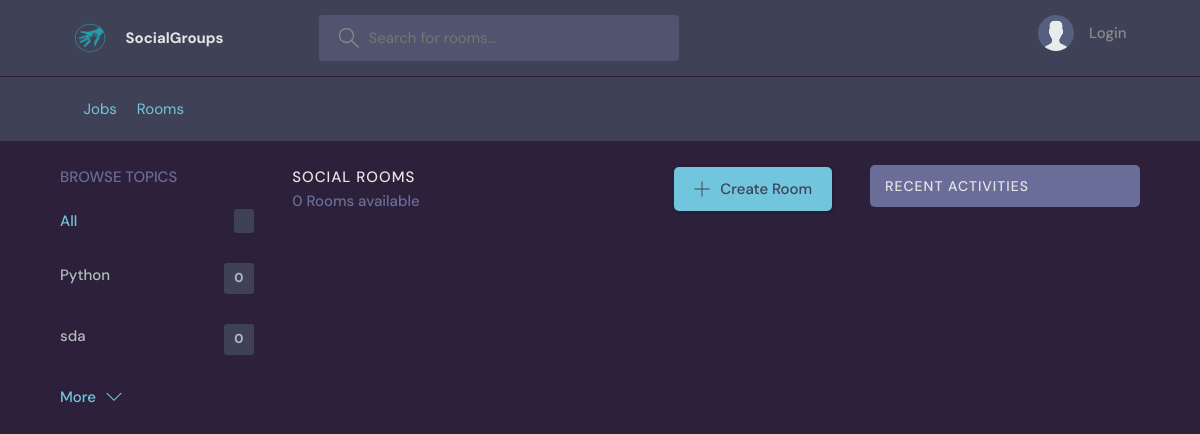
/home/, run on the app's committed database.
### chat/models.py (models this page shows, shortened)
class Topic(models.Model):
    name = models.CharField(max_length=200)

### chat/views.py (the view)
# urls.py: path('home/', views.home, name="home"),
def home(request):
    q = request.GET.get('q') if request.GET.get('q') != None else ''
    rooms = Room.objects.filter(
        Q(topic__name__contains=q) |
        Q(name__icontains=q) |
        Q(description__icontains=q)
    )
    topics = Topic.objects.all()[0:5]
    room_count = rooms.count()
    room_messages = Message.objects.filter(Q(room__topic__name__icontains=q))
    context = {'topics': topics, 'room_count': room_count, 'room_messages': room_messages, 'rooms': rooms}
    return render(request, 'home.html', context)

### chat/templates/home.html (shortened to what this page needs)
{% extends "base.html" %}
{% load static %}
{% block content %}
    <main class="layout layout--3">
      <div class="container">
        {% include 'topics_components.html'  %}
        <div class="roomList">
          <div class="roomList__header">
            <div>
              <h2>Social Rooms</h2>
              <p>{{ room_count }} Rooms available</p>
            </div>
            <a class="btn btn--main" href="{% url 'create-room' %}">
              <svg version="1.1" xmlns="http://www.w3.org/2000/svg" width="32" height="32" viewBox="0 0 32 32">
                <title>add</title>
                <path
                  d="M16.943 0.943h-1.885v14.115h-14.115v1.885h14.115v14.115h1.885v-14.115h14.115v-1.885h-14.115v-14.115z"
                ></path>
              </svg>
              Create Room
            </a>
          </div>
        </div>
        {% include 'activity_components.html' %}
      </div>
    </main>
  </body>
</html>
{% endblock content %}

### chat/templates/topics_components.html
<div class="topics">
          <div class="topics__header">
            <h2>Browse Topics</h2>
          </div>
          <ul class="topics__list">
            <li>
              <a href="/" class="active">All <span>{{ topics.room_set.count }}</span></a>
            </li>
              {% for topic in topics %}
            <li>
              <a href="{% url 'home' %}?q={{topic.name}}">{{ topic.name }} <span>{{ topic.room_set.count }}</span></a>
            </li>
              {% endfor %}
          </ul>
          <a class="btn btn--link" href="{% url 'topics' %}">
            More
            <svg version="1.1" xmlns="http://www.w3.org/2000/svg" width="32" height="32" viewBox="0 0 32 32">
              <title>chevron-down</title>
              <path d="M16 21l-13-13h-3l16 16 16-16h-3l-13 13z"></path>
            </svg>
          </a>
</div>

### staticfiles/styles/style.css (style rules this page uses)
:root { --color-main: #71c6dd; --color-main-light: #e1f6fb; --color-dark: #3f4156; --color-dark-medium: #51546e; --color-dark-light: #696d97; --color-light: #e5e5e5; --color-gray: #8b8b8b; --color-light-gray: #b2bdbd; --color-bg: #2d2d39; --color-success: #5dd693; --color-error: #fc4b0b; }
* { font-family: "DM Sans", -apple-system, BlinkMacSystemFont, "Segoe UI", Roboto, Oxygen, Ubuntu, Cantarell, "Open Sans", "Helvetica Neue", sans-serif; margin: 0; padding: 0; box-sizing: border-box; text-rendering: optimizeLegibility; font-size: inherit; }
html { font-size: 56.25%; }
@media only screen and (min-width: 1200px) { html { font-size: 62.5%; } }
a { display: inline-block; color: var(--color-main); text-decoration: none; }
.container { max-width: 120rem; width: 90%; margin: auto; }
.btn { background-color: transparent; border: none; display: inline-flex; align-items: center; gap: 1rem; cursor: pointer; transition: all ease-in-out 0.3s; padding: 1rem 2rem; border-radius: 5px; box-shadow: 1px 1px 3px 1px rgba(0, 0, 0, 0.15); font-weight: 500; }
.btn--link { border-radius: 0; padding: 0; color: var(--color-main); box-shadow: none; }
.btn--main { background-color: var(--color-main); color: var(--color-dark); }
.btn > svg { fill: currentColor; width: 1.6rem; height: 1.6rem; }
.layout { margin-top: 2.4rem; }
.layout > .container { display: flex; justify-content: space-between; align-items: flex-start; }
.layout--3 > .container > div:first-child { flex-basis: 18%; max-width: 22.5rem; }
.layout--3 > .container > div:nth-child(2) { flex-basis: 50%; }
.topics__header { margin-bottom: 2rem; }
.topics__header h2 { text-transform: uppercase; font-weight: 500; color: var(--color-dark-light); }
.topics__list { list-style: none; }
.topics__list li a { display: flex; justify-content: space-between; margin-bottom: 3rem; font-weight: 500; color: var(--color-light-gray); transition: all 0.3s ease-in-out; }
.topics__list li a.active, .topics__list li a:hover { color: var(--color-main); }
.topics__list li a span { padding: 0.5rem 1rem; background-color: var(--color-dark); border-radius: 3px; font-size: 1.3rem; font-weight: 700; letter-spacing: 1px; }
.roomList__header { display: flex; justify-content: space-between; align-items: center; margin-bottom: 2.4rem; }
.roomList__header h2 { text-transform: uppercase; font-weight: 500; color: var(--color-light); letter-spacing: 1px; }
.roomList__header p { font-weight: 500; color: var(--color-dark-light); }

### data on the page
Topic: name "Python", room_set.count "0"
Topic: name "sda", room_set.count "0"

### other printed values
{{ room_count }} "0"
